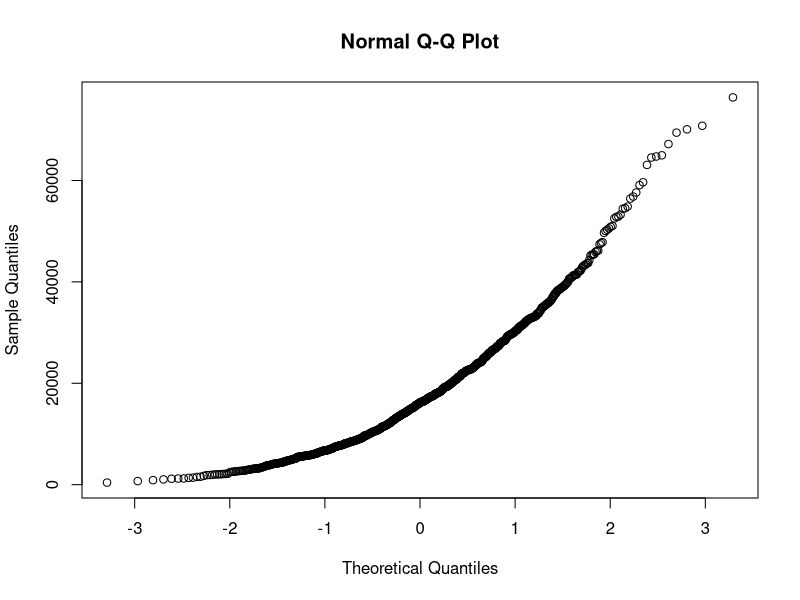
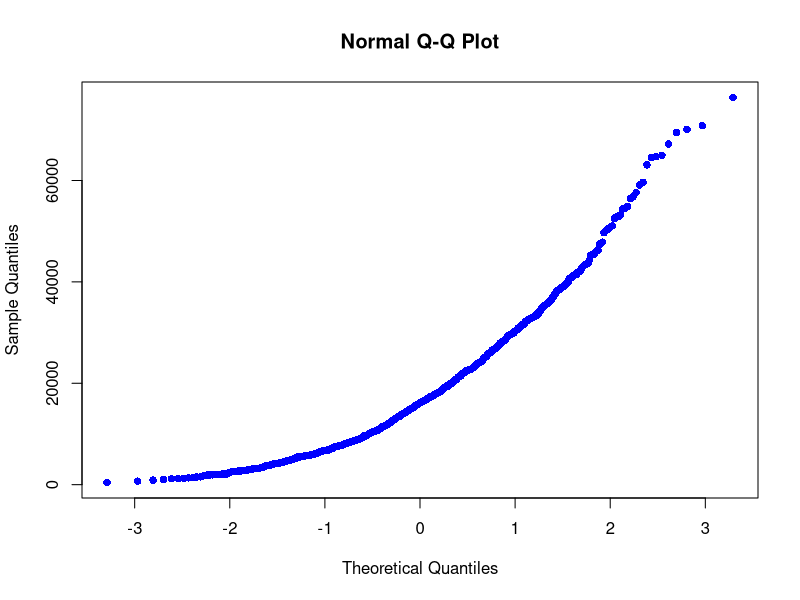
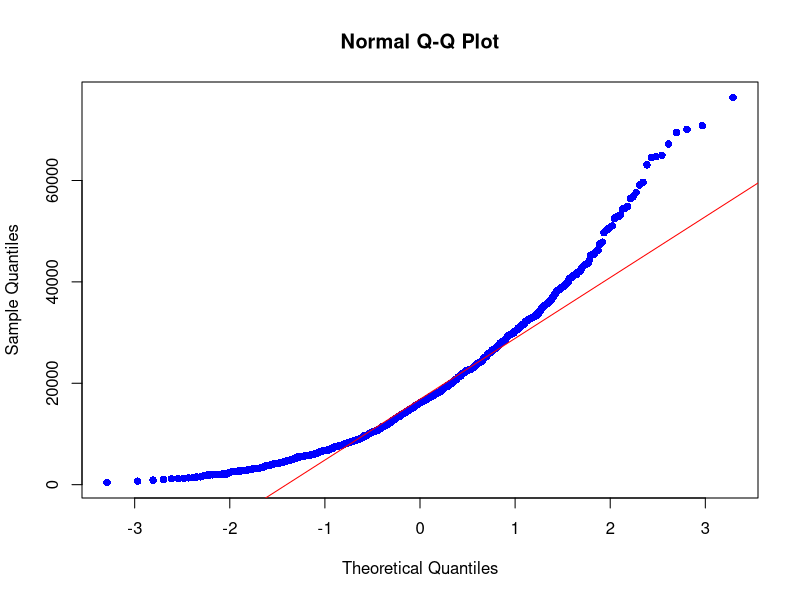
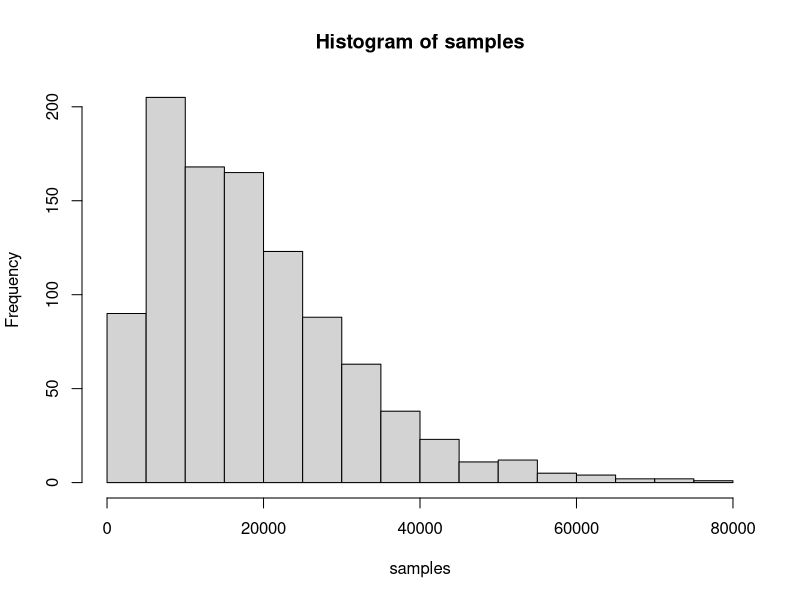

R code for these plots, in order:
## ---- chunk 1
knitr::opts_chunk$set(echo = TRUE)
library(magrittr)
## ---- chunk 2
claims <- read.csv("MotorClaims.csv")

head(claims)
## ---- chunk 3
summary(claims)
## ---- chunk 4
dim(claims)
## ---- chunk 5


xbar = mean(claims$Claims)
xbar
## ---- chunk 6
stddev = sd(claims$Claims)
stddev

variance = var(claims$Claims)
variance
## ---- chunk 7
theta  <- variance/xbar
theta 
## ---- chunk 8
alpha <-  (xbar^2)/variance  
alpha
## ---- chunk 9
summary(claims)
## ---- chunk 10

qgamma(0.25,shape=alpha,scale=theta)
qgamma(0.50,shape=alpha,scale=theta)
qgamma(0.75,shape=alpha,scale=theta)

## ---- chunk 11

lambda = 1/theta
lambda
## ---- chunk 12

qgamma(0.25,shape=alpha, rate=(1/theta))
qgamma(0.50,shape=alpha, rate=(1/theta))
qgamma(0.75,shape=alpha, rate=(1/theta))

## ---- chunk 13
set.seed(100)
samples <- rgamma(1000,alpha, scale = theta )
head(samples,6)

## ---- chunk 14
summary(samples)
## ---- chunk 15
mean(samples)
## ---- chunk 16
variance <- sd(samples) ^ 2
variance
## ---- chunk 17
qqnorm(samples)

## ---- chunk 18
qqnorm(samples,
       pch = 16,
       col = "blue")

## ---- chunk 19
qqnorm(samples,
       pch = 16,
       col = "blue")

qqline(samples,col="red")

## ---- chunk 20
hist(samples)
